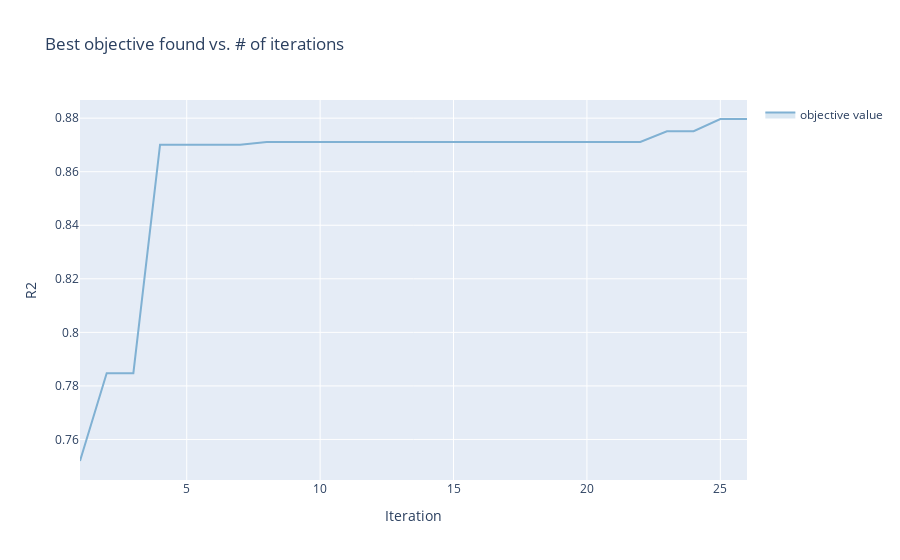

Notebook code cell kept with this figure:
### Code cell
render(
    ax_client.get_optimization_trace()
)

### Figure 1 — Plotly figure (JSON) as saved in the notebook; plotly's stock layout.template omitted (floating-point values rounded to 4 significant figures)
{"data": [{"hoverinfo": "none", "legendgroup": "", "line": {"width": 0}, "mode": "lines", "showlegend": false, "type": "scatter", "x": [1, 2, 3, 4, 5, 6, 7, 8, 9, 10, 11, 12, 13, 14, 15, 16, 17, 18, 19, 20, 21, 22, 23, 24, 25, 26], "y": [0.752, 0.7847, 0.7847, 0.8701, 0.8701, 0.8701, 0.8701, 0.8711, 0.8711, 0.8711, 0.8711, 0.8711, 0.8711, 0.8711, 0.8711, 0.8711, 0.8711, 0.8711, 0.8711, 0.8711, 0.8711, 0.8711, 0.8751, 0.8751, 0.8797, 0.8797]}, {"fill": "tonexty", "fillcolor": "rgba(128,177,211,0.3)", "legendgroup": "objective value", "line": {"color": "rgba(128,177,211,1)"}, "mode": "lines", "name": "objective value", "text": ["<br><em>Parameterization:</em><br>learning_rate: 0.1<br>max_depth: 2<br>colsample_bytree: 0.5<br>reg_alpha: 0.1", "<br><em>Parameterization:</em><br>learning_rate: 0.574489059150219<br>max_depth: 6<br>colsample_bytree: 0.060487668961286545<br>reg_alpha: 9.100683698629425e-06", "<br><em>Parameterization:</em><br>learning_rate: 0.21963616929110139<br>max_depth: 1<br>colsample_bytree: 0.723912637680769<br>reg_alpha: 3.6689697653786233", "<br><em>Parameterization:</em><br>learning_rate: 0.4519610203942284<br>max_depth: 5<br>colsample_bytree: 0.32205764297395945<br>reg_alpha: 0.0008486209375027847", "<br><em>Parameterization:</em><br>learning_rate: 0.8497129083303735<br>max_depth: 3<br>colsample_bytree: 0.8920301627367735<br>reg_alpha: 0.10818913613607033", "<br><em>Parameterization:</em><br>learning_rate: 0.9868753092698753<br>max_depth: 4<br>colsample_bytree: 0.5283204866573215<br>reg_alpha: 0.01220574928360305", "<br><em>Parameterization:</em><br>learning_rate: 0.3378487408086657<br>max_depth: 3<br>colsample_bytree: 0.19308918341994286<br>reg_alpha: 8.441283666260971e-05", "<br><em>Parameterization:</em><br>learning_rate: 0.11747490675747395<br>max_depth: 5<br>colsample_bytree: 0.8527566725388169<br>reg_alpha: 1.1381174791293442", "<br><em>Parameterization:</em><br>learning_rate: 0.7157976082153619<br>max_depth: 1<br>colsample_bytree: 0.4233404975384474<br>reg_alpha: 2.489037145067928e-06", "<br><em>Parameterization:</em><br>learning_rate: 0.30600918272165695<br>max_depth: 5<br>colsample_bytree: 0.3890976371016905<br>reg_alpha: 0.00010591432914781067", "<br><em>Parameterization:</em><br>learning_rate: 0.3203196312290599<br>max_depth: 6<br>colsample_bytree: 0.6691304179743667<br>reg_alpha: 0.5340401597178721", "<br><em>Parameterization:</em><br>learning_rate: 0.3770271445649239<br>max_depth: 4<br>colsample_bytree: 0.2581017999376226<br>reg_alpha: 0.6694128993262342", "<br><em>Parameterization:</em><br>learning_rate: 0.03611426576797605<br>max_depth: 6<br>colsample_bytree: 0.9629088931844498<br>reg_alpha: 0.09358293204660519", "<br><em>Parameterization:</em><br>learning_rate: 0.44091281290587087<br>max_depth: 4<br>colsample_bytree: 0.3853130652394906<br>reg_alpha: 1e-06", "<br><em>Parameterization:</em><br>learning_rate: 0.32354763736792574<br>max_depth: 5<br>colsample_bytree: 0.9321946543809224<br>reg_alpha: 10.0", "<br><em>Parameterization:</em><br>learning_rate: 0.001<br>max_depth: 6<br>colsample_bytree: 0.7586554877439868<br>reg_alpha: 10.0", "<br><em>Parameterization:</em><br>learning_rate: 0.047613130771026635<br>max_depth: 6<br>colsample_bytree: 1.0<br>reg_alpha: 0.5736975160707617", "<br><em>Parameterization:</em><br>learning_rate: 0.15280429102095358<br>max_depth: 5<br>colsample_bytree: 0.9538328074083712<br>reg_alpha: 0.061074805745100616", "<br><em>Parameterization:</em><br>learning_rate: 0.09397325088598942<br>max_depth: 5<br>colsample_bytree: 0.9718686049343064<br>reg_alpha: 6.614187590180007e-05", "<br><em>Parameterization:</em><br>learning_rate: 0.19065147975195104<br>max_depth: 6<br>colsample_bytree: 0.8372542333842785<br>reg_alpha: 10.0", "<br><em>Parameterization:</em><br>learning_rate: 0.10819885556586524<br>max_depth: 5<br>colsample_bytree: 0.9535218556659377<br>reg_alpha: 10.0", "<br><em>Parameterization:</em><br>learning_rate: 0.20491852293116944<br>max_depth: 5<br>colsample_bytree: 0.8280258124675245<br>reg_alpha: 0.0006861456655311328", "<br><em>Parameterization:</em><br>learning_rate: 0.17307031651716054<br>max_depth: 6<br>colsample_bytree: 1.0<br>reg_alpha: 0.0038005817460586796", "<br><em>Parameterization:</em><br>learning_rate: 0.3556761168932772<br>max_depth: 4<br>colsample_bytree: 0.2552704138126322<br>reg_alpha: 1.0974294954299995e-05", "<br><em>Parameterization:</em><br>learning_rate: 0.13295750580281185<br>max_depth: 6<br>colsample_bytree: 0.8723563799338128<br>reg_alpha: 0.0037713319149620733", "<br><em>Parameterization:</em><br>learning_rate: 0.38911228058775776<br>max_depth: 5<br>colsample_bytree: 0.43636309096555453<br>reg_alpha: 0.2013054632508758"], "type": "scatter", "x": [1, 2, 3, 4, 5, 6, 7, 8, 9, 10, 11, 12, 13, 14, 15, 16, 17, 18, 19, 20, 21, 22, 23, 24, 25, 26], "y": [0.752, 0.7847, 0.7847, 0.8701, 0.8701, 0.8701, 0.8701, 0.8711, 0.8711, 0.8711, 0.8711, 0.8711, 0.8711, 0.8711, 0.8711, 0.8711, 0.8711, 0.8711, 0.8711, 0.8711, 0.8711, 0.8711, 0.8751, 0.8751, 0.8797, 0.8797]}, {"fill": "tonexty", "fillcolor": "rgba(128,177,211,0.3)", "hoverinfo": "none", "legendgroup": "", "line": {"width": 0}, "mode": "lines", "showlegend": false, "type": "scatter", "x": [1, 2, 3, 4, 5, 6, 7, 8, 9, 10, 11, 12, 13, 14, 15, 16, 17, 18, 19, 20, 21, 22, 23, 24, 25, 26], "y": [0.752, 0.7847, 0.7847, 0.8701, 0.8701, 0.8701, 0.8701, 0.8711, 0.8711, 0.8711, 0.8711, 0.8711, 0.8711, 0.8711, 0.8711, 0.8711, 0.8711, 0.8711, 0.8711, 0.8711, 0.8711, 0.8711, 0.8751, 0.8751, 0.8797, 0.8797]}], "layout": {"showlegend": true, "title": {"text": "Best objective found vs. # of iterations"}, "xaxis": {"title": {"text": "Iteration"}}, "yaxis": {"title": {"text": "R2"}}}}
